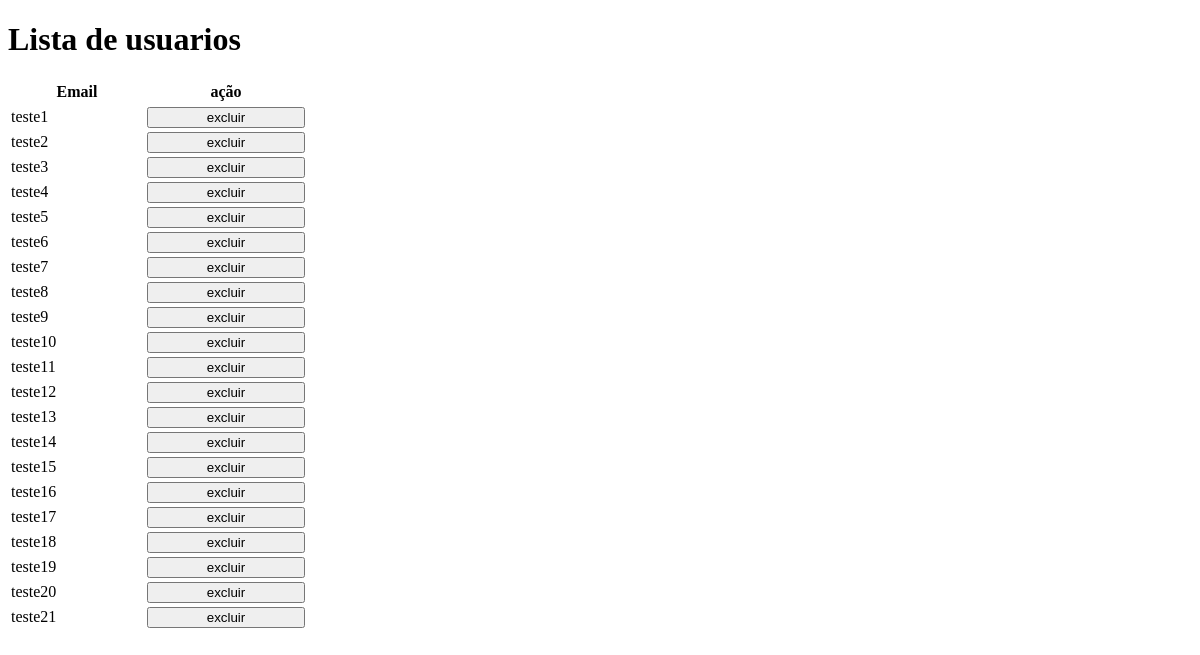
The page /lista_usuarios.php on the database as committed earlier.
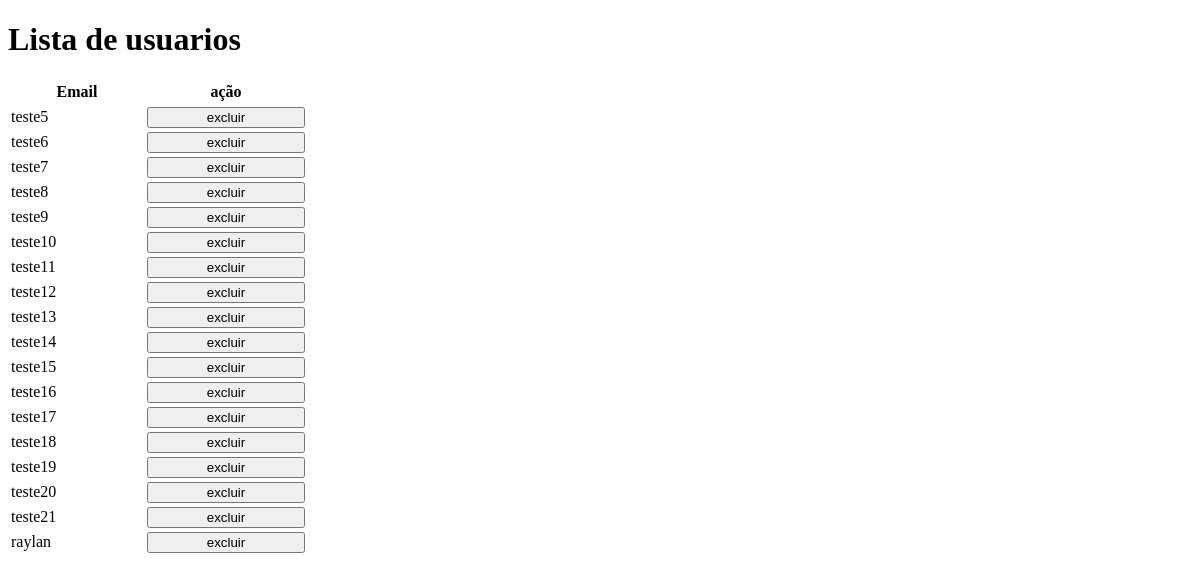
The same page on the database as committed later.
### tables this page shows
CREATE TABLE usuarios (email STRING, senha STRING);

### lista_usuarios.php (the view, shortened to what this page needs)
<!DOCTYPE html>
<html lang="en">
<head>
</head>
<body>
    <h1>Lista de usuarios</h1>
    <form method="REQUEST" action="excluir_usuario.php">
      <table>
          <thead>
            <tr>
              <th>Email</th>
              <th>ação</th>
            </tr>
          </thead>
          <tbody>
            <tr>
              <?php
              $db = new SQLite3("banco.db");
              $lista = $db->query("SELECT email FROM usuarios");
              $i = 1;
                while($usuario = $lista->fetchArray()){
                  echo "<tr>
                          <td>{$usuario["email"]}</td>
                          <td><button name='botao_$i' value='{$usuario["email"]}'>excluir</button></td>
                        </tr>";
                  $i++;
                }
              ?>
            </tr>
          </tbody>
        </table>
    </form>
</body>
</html>

### lista_usuarios.php (style rules this page uses)
table { width: 300px; }
button { width: 100%; }

Rows that differ between the two databases and show on the page:
removed usuarios: email "teste1"
removed usuarios: email "teste2"
removed usuarios: email "teste3"
removed usuarios: email "teste4"
added usuarios: email "raylan"
